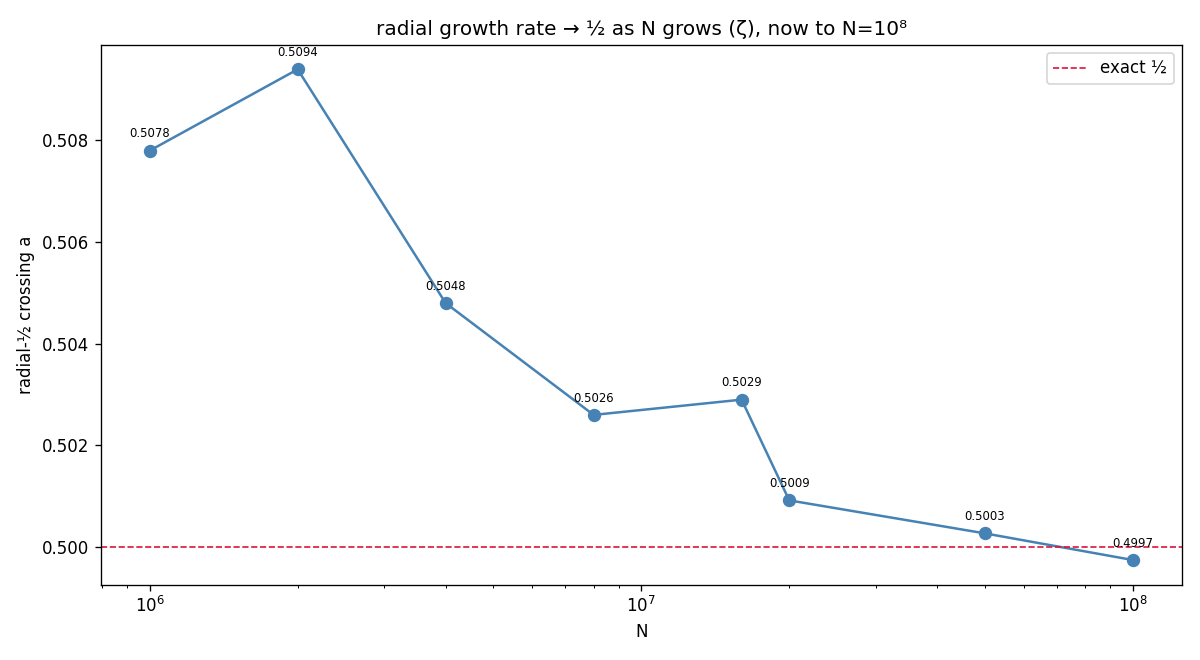

Source code (Python):
"""
Push N to 10^8 (ζ): extract the radial-½ crossing at 2e7, 5e7, 1e8, combine with earlier
points, and watch convergence to exactly ½.  Memory-safe: cumsum overwrites the Λ array.
"""
import numpy as np, math, os
import matplotlib; matplotlib.use('Agg'); import matplotlib.pyplot as plt
OUT = os.path.dirname(os.path.abspath(__file__))

Nmax = 100_000_000
print(f"sieve to {Nmax:,} ...", flush=True)
sieve = np.ones(Nmax+1, bool); sieve[:2] = False
for i in range(2, int(Nmax**0.5)+1):
    if sieve[i]: sieve[i*i::i] = False
print("  von Mangoldt ...", flush=True)
Lam = np.zeros(Nmax+1, dtype=np.float64)
for p in np.nonzero(sieve)[0].tolist():
    lp = math.log(p); pk = p
    while pk <= Nmax: Lam[pk] = lp; pk *= p
del sieve
print("  cumsum (in place) ...", flush=True)
np.cumsum(Lam, out=Lam); psi = Lam            # psi now holds ψ(n)

def mpencil(y, order):
    L = len(y)//2
    Y = np.lib.stride_tricks.sliding_window_view(y, L+1)
    _, _, Vh = np.linalg.svd(Y, full_matrices=False)
    V = Vh.conj().T[:, :order]
    return np.linalg.eigvals(np.linalg.pinv(V[:-1]) @ V[1:])

du = 0.005
A = np.linspace(0.42, 0.58, 9)
def crossing(N):
    u = np.arange(5.0, math.log(N) - 0.05, du)
    x = np.exp(u); idx = np.clip(np.floor(x).astype(int), 0, N)
    drift = []
    for a in A:
        F = (psi[idx] - x) / x**a; F = F - F.mean()
        r = np.log(mpencil(F.astype(complex), 110)) / du
        g, d = r.imag, r.real
        s = (g > 5) & (g < 40) & (np.abs(d) < 0.35)
        drift.append(np.median(d[s]))
    drift = np.array(drift)
    return float(np.interp(0.0, drift[::-1], A[::-1]))

prev = [(1e6, 0.5078), (2e6, 0.5094), (4e6, 0.5048), (8e6, 0.5026), (1.6e7, 0.5029)]
newN = [20_000_000, 50_000_000, 100_000_000]
pts = list(prev)
for N in newN:
    zc = crossing(N); pts.append((N, zc))
    print(f"  N={N:>11,}  radial-½ crossing a = {zc:.4f}   |Δ from ½| = {abs(zc-0.5):.4f}", flush=True)

Ns = [p[0] for p in pts]; cr = [p[1] for p in pts]
fig, ax = plt.subplots(figsize=(10, 5.5))
ax.semilogx(Ns, cr, 'o-', color='steelblue', ms=7)
ax.axhline(0.5, color='crimson', ls='--', lw=1, label='exact ½')
for N, c in pts:
    ax.annotate(f"{c:.4f}", (N, c), textcoords="offset points", xytext=(0, 8), fontsize=7, ha='center')
ax.set_xlabel('N'); ax.set_ylabel('radial-½ crossing a'); ax.legend()
ax.set_title('radial growth rate → ½ as N grows (ζ), now to N=10⁸')
fig.tight_layout(); fig.savefig(f'{OUT}/push_N2.png', dpi=120)
print(f"saved {OUT}/push_N2.png")
